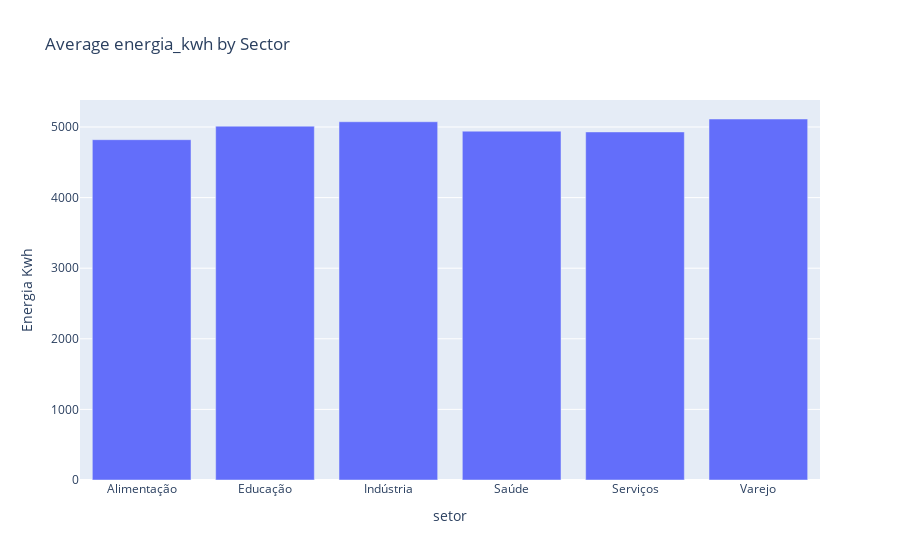
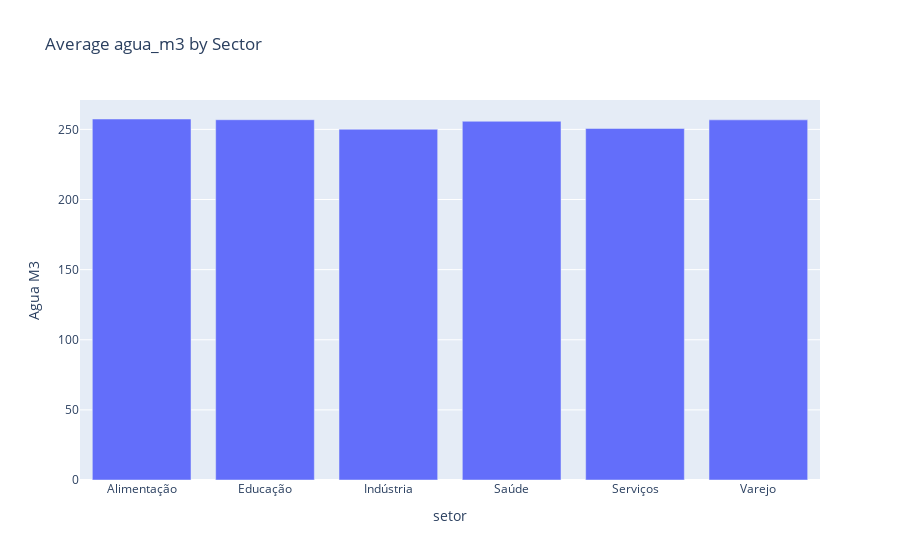
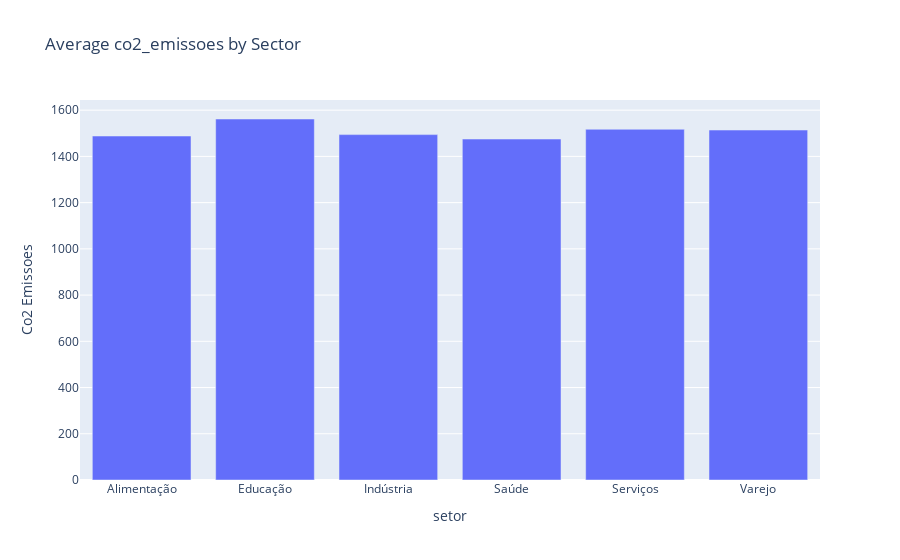

Here is the notebook cell these charts were saved with, in order:
### Code cell
if __name__ == "__main__":
    # Execute all analyses
    print("=== Original Analysis ===")
    analyze_sector_consumption()
    identify_top_consumers()
    
    print("\n=== Correlation Analysis ===")
    analyze_correlations()
    
    print("\n=== Outlier Detection ===")
    detect_outliers()
    
    print("\n=== Statistical Comparison of Sectors ===")
    compare_sectors()

### Figure 1 — Plotly figure (JSON) as saved in the notebook; plotly's stock layout.template omitted (floating-point values rounded to 4 significant figures)
{"data": [{"hovertemplate": "setor=%{x}<br>Energia Kwh=%{y}<extra></extra>", "legendgroup": "", "marker": {"color": "#636efa", "pattern": {"shape": ""}}, "name": "", "orientation": "v", "showlegend": false, "textposition": "auto", "type": "bar", "x": ["Alimentação", "Educação", "Indústria", "Saúde", "Serviços", "Varejo"], "xaxis": "x", "y": [4820.0, 5012.0, 5074.0, 4941.0, 4930.0, 5113.0], "yaxis": "y"}], "layout": {"barmode": "relative", "legend": {"tracegroupgap": 0}, "title": {"text": "Average energia_kwh by Sector"}, "xaxis": {"anchor": "y", "domain": [0, 1], "title": {"text": "setor"}}, "yaxis": {"anchor": "x", "domain": [0, 1], "title": {"text": "Energia Kwh"}}}}

### Figure 2 — Plotly figure (JSON) as saved in the notebook; plotly's stock layout.template omitted (floating-point values rounded to 4 significant figures)
{"data": [{"hovertemplate": "setor=%{x}<br>Agua M3=%{y}<extra></extra>", "legendgroup": "", "marker": {"color": "#636efa", "pattern": {"shape": ""}}, "name": "", "orientation": "v", "showlegend": false, "textposition": "auto", "type": "bar", "x": ["Alimentação", "Educação", "Indústria", "Saúde", "Serviços", "Varejo"], "xaxis": "x", "y": [257.4, 256.9, 250.1, 255.8, 250.7, 256.8], "yaxis": "y"}], "layout": {"barmode": "relative", "legend": {"tracegroupgap": 0}, "title": {"text": "Average agua_m3 by Sector"}, "xaxis": {"anchor": "y", "domain": [0, 1], "title": {"text": "setor"}}, "yaxis": {"anchor": "x", "domain": [0, 1], "title": {"text": "Agua M3"}}}}

### Figure 3 — Plotly figure (JSON) as saved in the notebook; plotly's stock layout.template omitted (floating-point values rounded to 4 significant figures)
{"data": [{"hovertemplate": "setor=%{x}<br>Co2 Emissoes=%{y}<extra></extra>", "legendgroup": "", "marker": {"color": "#636efa", "pattern": {"shape": ""}}, "name": "", "orientation": "v", "showlegend": false, "textposition": "auto", "type": "bar", "x": ["Alimentação", "Educação", "Indústria", "Saúde", "Serviços", "Varejo"], "xaxis": "x", "y": [1488.0, 1562.0, 1494.0, 1475.0, 1517.0, 1514.0], "yaxis": "y"}], "layout": {"barmode": "relative", "legend": {"tracegroupgap": 0}, "title": {"text": "Average co2_emissoes by Sector"}, "xaxis": {"anchor": "y", "domain": [0, 1], "title": {"text": "setor"}}, "yaxis": {"anchor": "x", "domain": [0, 1], "title": {"text": "Co2 Emissoes"}}}}
